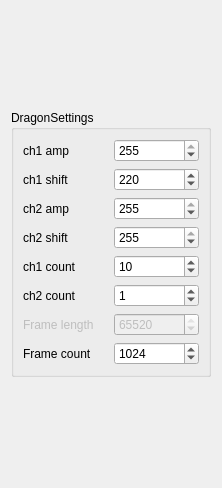
<?xml version="1.0" encoding="UTF-8"?>
<ui version="4.0">
 <class>Form</class>
 <widget class="QWidget" name="Form">
  <property name="geometry">
   <rect>
    <x>0</x>
    <y>0</y>
    <width>222</width>
    <height>488</height>
   </rect>
  </property>
  <property name="sizePolicy">
   <sizepolicy hsizetype="Maximum" vsizetype="Preferred">
    <horstretch>0</horstretch>
    <verstretch>0</verstretch>
   </sizepolicy>
  </property>
  <property name="windowTitle">
   <string>Form</string>
  </property>
  <layout class="QGridLayout" name="gridLayout">
   <item row="0" column="0">
    <widget class="QGroupBox" name="groupBox">
     <property name="sizePolicy">
      <sizepolicy hsizetype="Preferred" vsizetype="Maximum">
       <horstretch>0</horstretch>
       <verstretch>0</verstretch>
      </sizepolicy>
     </property>
     <property name="title">
      <string>DragonSettings</string>
     </property>
     <layout class="QGridLayout" name="gridLayout_2">
      <item row="0" column="0">
       <widget class="QLabel" name="label">
        <property name="text">
         <string>ch1 amp</string>
        </property>
       </widget>
      </item>
      <item row="0" column="1">
       <widget class="QSpinBox" name="ch1amp">
        <property name="maximum">
         <number>255</number>
        </property>
        <property name="value">
         <number>255</number>
        </property>
       </widget>
      </item>
      <item row="1" column="0">
       <widget class="QLabel" name="label_2">
        <property name="text">
         <string>ch1 shift</string>
        </property>
       </widget>
      </item>
      <item row="1" column="1">
       <widget class="QSpinBox" name="ch1shift">
        <property name="maximum">
         <number>255</number>
        </property>
        <property name="value">
         <number>220</number>
        </property>
       </widget>
      </item>
      <item row="2" column="0">
       <widget class="QLabel" name="label_3">
        <property name="text">
         <string>ch2 amp</string>
        </property>
       </widget>
      </item>
      <item row="2" column="1">
       <widget class="QSpinBox" name="ch2amp">
        <property name="maximum">
         <number>255</number>
        </property>
        <property name="value">
         <number>255</number>
        </property>
       </widget>
      </item>
      <item row="3" column="0">
       <widget class="QLabel" name="label_4">
        <property name="text">
         <string>ch2 shift</string>
        </property>
       </widget>
      </item>
      <item row="3" column="1">
       <widget class="QSpinBox" name="ch2shift">
        <property name="maximum">
         <number>255</number>
        </property>
        <property name="value">
         <number>255</number>
        </property>
       </widget>
      </item>
      <item row="4" column="0">
       <widget class="QLabel" name="label_17">
        <property name="text">
         <string>ch1 count</string>
        </property>
       </widget>
      </item>
      <item row="4" column="1">
       <widget class="QSpinBox" name="ch1count">
        <property name="value">
         <number>10</number>
        </property>
       </widget>
      </item>
      <item row="5" column="0">
       <widget class="QLabel" name="label_15">
        <property name="text">
         <string>ch2 count</string>
        </property>
       </widget>
      </item>
      <item row="5" column="1">
       <widget class="QSpinBox" name="ch2count">
        <property name="value">
         <number>1</number>
        </property>
       </widget>
      </item>
      <item row="6" column="0">
       <widget class="QLabel" name="label_8">
        <property name="enabled">
         <bool>false</bool>
        </property>
        <property name="text">
         <string>Frame length</string>
        </property>
       </widget>
      </item>
      <item row="6" column="1">
       <widget class="QSpinBox" name="framelength">
        <property name="enabled">
         <bool>false</bool>
        </property>
        <property name="minimum">
         <number>1500</number>
        </property>
        <property name="maximum">
         <number>65520</number>
        </property>
        <property name="singleStep">
         <number>6</number>
        </property>
        <property name="value">
         <number>65520</number>
        </property>
       </widget>
      </item>
      <item row="7" column="0">
       <widget class="QLabel" name="label_9">
        <property name="text">
         <string>Frame count</string>
        </property>
       </widget>
      </item>
      <item row="7" column="1">
       <widget class="QSpinBox" name="framecount">
        <property name="minimum">
         <number>1</number>
        </property>
        <property name="maximum">
         <number>204800</number>
        </property>
        <property name="singleStep">
         <number>1024</number>
        </property>
        <property name="value">
         <number>1024</number>
        </property>
       </widget>
      </item>
     </layout>
    </widget>
   </item>
  </layout>
 </widget>
 <resources/>
 <connections/>
</ui>
